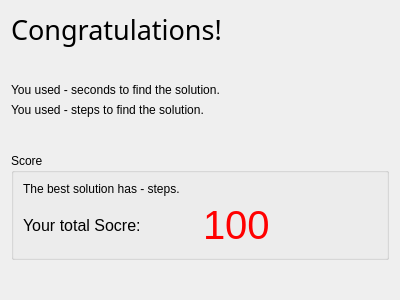
<?xml version="1.0" encoding="UTF-8"?>
<ui version="4.0">
 <class>Game_Finished</class>
 <widget class="QDialog" name="Game_Finished">
  <property name="geometry">
   <rect>
    <x>0</x>
    <y>0</y>
    <width>400</width>
    <height>300</height>
   </rect>
  </property>
  <property name="windowTitle">
   <string>Find the Solution Successfully</string>
  </property>
  <property name="locale">
   <locale language="English" country="UnitedKingdom"/>
  </property>
  <layout class="QGridLayout" name="gridLayout">
   <item row="3" column="0">
    <widget class="QLabel" name="label_Step">
     <property name="text">
      <string>You used - steps to find the solution.</string>
     </property>
    </widget>
   </item>
   <item row="0" column="0">
    <widget class="QLabel" name="label">
     <property name="font">
      <font>
       <family>Sitka Banner</family>
       <pointsize>20</pointsize>
      </font>
     </property>
     <property name="text">
      <string>Congratulations!</string>
     </property>
    </widget>
   </item>
   <item row="5" column="0">
    <widget class="QGroupBox" name="groupBox">
     <property name="title">
      <string>Score</string>
     </property>
     <layout class="QGridLayout" name="gridLayout_2">
      <item row="0" column="0" colspan="2">
       <widget class="QLabel" name="label_Best">
        <property name="text">
         <string>The best solution has - steps.</string>
        </property>
       </widget>
      </item>
      <item row="1" column="0">
       <widget class="QLabel" name="label_5">
        <property name="font">
         <font>
          <pointsize>12</pointsize>
         </font>
        </property>
        <property name="text">
         <string>Your total Socre:</string>
        </property>
       </widget>
      </item>
      <item row="1" column="1">
       <widget class="QLabel" name="label_Score">
        <property name="font">
         <font>
          <pointsize>30</pointsize>
         </font>
        </property>
        <property name="styleSheet">
         <string notr="true">color: red</string>
        </property>
        <property name="text">
         <string>100</string>
        </property>
       </widget>
      </item>
     </layout>
    </widget>
   </item>
   <item row="4" column="0">
    <spacer name="verticalSpacer">
     <property name="orientation">
      <enum>Qt::Vertical</enum>
     </property>
     <property name="sizeHint" stdset="0">
      <size>
       <width>20</width>
       <height>40</height>
      </size>
     </property>
    </spacer>
   </item>
   <item row="6" column="0">
    <spacer name="verticalSpacer_2">
     <property name="orientation">
      <enum>Qt::Vertical</enum>
     </property>
     <property name="sizeHint" stdset="0">
      <size>
       <width>20</width>
       <height>40</height>
      </size>
     </property>
    </spacer>
   </item>
   <item row="2" column="0">
    <widget class="QLabel" name="label_Time">
     <property name="text">
      <string>You used - seconds to find the solution.</string>
     </property>
    </widget>
   </item>
   <item row="1" column="0">
    <spacer name="verticalSpacer_3">
     <property name="orientation">
      <enum>Qt::Vertical</enum>
     </property>
     <property name="sizeHint" stdset="0">
      <size>
       <width>20</width>
       <height>40</height>
      </size>
     </property>
    </spacer>
   </item>
  </layout>
 </widget>
 <resources/>
 <connections/>
</ui>
